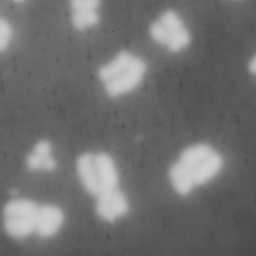
#> input picture assignment 5 - IP/IP5_v2/IP5_v2/chro.bmp, 256 x 256 px, found by its file name
$ jupyter execute 'assignment 5.ipynb'
#> lines starting #> are read from the running program, lines starting #| are printed output that depends on the picture; after the words box and inside, x2 and y2 are one past the last pixel; in counts of white or black regions, pixels touching at a corner belong together; long printed decimals are rounded
# Assignment 5: Analysis and morphology

[cell 1]
import numpy as np
import matplotlib.pyplot as plt
from matplotlib.colors import NoNorm
from PIL import Image
from skimage.filters import threshold_otsu
from skimage.segmentation import clear_border
from skimage.measure import label, regionprops
from scipy.ndimage import binary_fill_holes

### 1. Analysis
#### 1.1. Before the analysis step, it is sometimes necessary to remove some objects where numerical values could be wrong. For example, skimage.segmentation.clear_border permits to remove the disrupting objects that are in the border of the image. Using ‘chro’, how many objects are concerned?

[cell 2]
image_chro = Image.open("C:\\Users\\sofyc\\OneDrive\\Desktop\\UPEC\\Pattern recognition\\assignment 5 - IP\\IP5_v2\\IP5_v2\\chro.bmp").convert('L')
#> image_chro is the input picture: PIL image 256x256 L; min 71, max 210, mean 112.9

#To array
image_array_chro = np.array(image_chro)

#Function for Otsu thresholding
def otsu_method(img):
    otsu_threshold = threshold_otsu(img)
#> otsu_threshold = 139
    #Binarization
    binary_image = (img > otsu_threshold).astype(np.uint8)
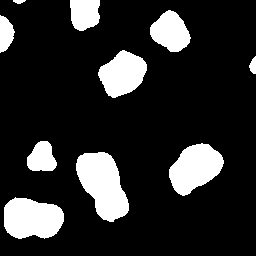
#> binary_image: shape (256, 256); values 0 (black) and 1 (white), 16.7% white; 10 white regions, largest, box (x1, y1, x2, y2) and area: (76, 152, 129, 222) 2380, (4, 197, 64, 239) 1989, (169, 143, 224, 196) 1887
    return binary_image, otsu_threshold

#Binarization
binary_image_chro, otsu_threshold_chro = otsu_method(image_array_chro)
#> otsu_threshold_chro = 139

#Labeling
labeled_image_chro, num_objects_before = label(binary_image_chro, return_num=True)
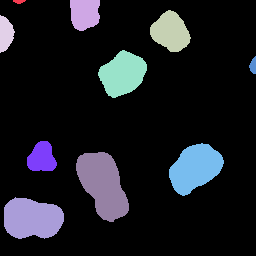
#> labeled_image_chro: shape (256, 256) int64; 11 distinct labels, from 0 to 10; one colour per label, 0 black
#> num_objects_before = 10

#Removing the objects on the label
cleared_image_chro = clear_border(binary_image_chro)
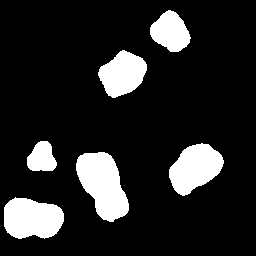
#> cleared_image_chro: shape (256, 256); values 0 (black) and 1 (white), 14.7% white; 6 white regions, box (x1, y1, x2, y2) and area: (76, 152, 129, 222) 2380, (4, 197, 64, 239) 1989, (169, 143, 224, 196) 1887, (98, 50, 147, 98) 1557, (150, 10, 191, 52) 1149, (27, 141, 57, 171) 672
cleared_image_chro, num_objects_after = label(cleared_image_chro, return_num=True)
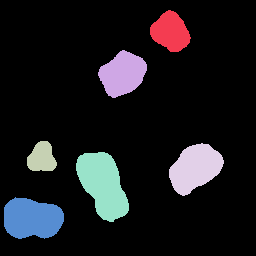
#> cleared_image_chro: shape (256, 256) int64; 7 distinct labels, from 0 to 6; one colour per label, 0 black
#> num_objects_after = 6

#Counting the number of removed objects
objects_removed_chro = num_objects_before - num_objects_after
#> objects_removed_chro = 4

print(f"Number of objects in the original image: {num_objects_before}")
#| Number of objects in the original image: 10
print(f"Number of objects after labeling and cleaning: {num_objects_after}")
#| Number of objects after labeling and cleaning: 6
print(f"Number of removed objects: {objects_removed_chro}")
#| Number of removed objects: 4

[cell 3]
#Plot results
fig, ax = plt.subplots(1, 4, figsize=(20, 15))
ax[0].imshow(image_chro, cmap='gray', norm=NoNorm())
ax[0].set_title("Original chro image.")
ax[0].axis('off')

ax[1].imshow(binary_image_chro, cmap='gray')
ax[1].set_title("Binary chro image.")
ax[1].axis('off')

ax[2].imshow(labeled_image_chro, cmap='nipy_spectral')
ax[2].set_title("Chro image with labeled objects.")
ax[2].axis('off')

ax[3].imshow(cleared_image_chro, cmap='nipy_spectral')
ax[3].set_title("Chro image after labeling and cleaning.")
ax[3].axis('off')

#### 1.2. Using ‘coins’, the aim is to count the number of coins for each class with these specifications:
#### - Class 1: surface between 1500 and 2000 pixels,
#### - Class 2: surface between 2300 and 2800 pixels,
#### No hole inside the objects.

[cell 4]
image_coins = Image.open("C:\\Users\\sofyc\\OneDrive\\Desktop\\UPEC\\Pattern recognition\\assignment 5 - IP\\IP5_v2\\IP5_v2\\coins.bmp").convert('L')
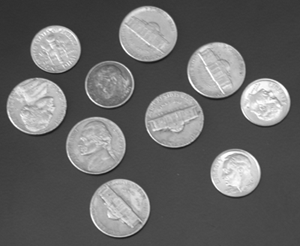
#> input picture assignment 5 - IP/IP5_v2/IP5_v2/coins.bmp, 300 x 246 px, found by its file name
#> image_coins is the input picture: PIL image 300x246 L; min 23, max 255, mean 103

#To array
image_array_coins = np.array(image_coins)

#Binarization
binary_image_coins, otsu_threshold_coins = otsu_method(image_array_coins)
#> in otsu_method (call 2), `otsu_threshold = threshold_otsu(img)`: otsu_threshold = 126
#> in otsu_method (call 2), `binary_image = (img > otsu_threshold).astype(np.uint8)`:
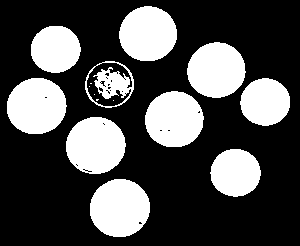
#> binary_image: shape (246, 300); values 0 (black) and 1 (white), 30.2% white; 15 white regions (5 under 20 px), largest, box (x1, y1, x2, y2) and area: (90, 179, 150, 237) 2748, (66, 117, 126, 174) 2667, (7, 78, 67, 134) 2649
#> otsu_threshold_coins = 126

#Removing the internal holes
filled_image_coins = binary_fill_holes(binary_image_coins)
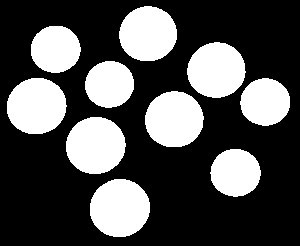
#> filled_image_coins: shape (246, 300) bool; 31.4% white; 10 white regions

#Labeling
L = label(filled_image_coins)
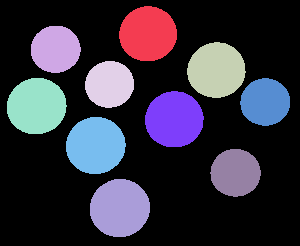
#> L: shape (246, 300) int32; 11 distinct labels, from 0 to 10; one colour per label, 0 black

#Plot results
fig, ax = plt.subplots(1, 4, figsize=(20, 15))
ax[0].imshow(image_coins, cmap='gray', norm=NoNorm())
ax[0].set_title("Original coins image.")
ax[0].axis('off')

ax[1].imshow(binary_image_coins, cmap='gray')
ax[1].set_title("Binary coins image.")
ax[1].axis('off')

ax[2].imshow(filled_image_coins, cmap='gray')
ax[2].set_title("Coins image with filled holes.")
ax[2].axis('off')

ax[3].imshow(L, cmap='gray')
ax[3].set_title("Coins image with labeled objects.")
ax[3].axis('off')

##### 1.2.1. Use STATS = regionprops(L, ‘Area’) to obtain the surface of each connected component.

[cell 5]
#Calculating the properties of the objects
STATS = regionprops(L)
#> STATS = 10 regions; largest, box (x1, y1, x2, y2) and area: (90, 179, 150, 237) 2753, (66, 117, 126, 174) 2680, (7, 78, 67, 134) 2651, (145, 91, 204, 147) 2594, (187, 42, 246, 98) 2544

##### 1.2.2. Convert these data into an array using TAB=[STATS.Area].

[cell 6]
#Converting the areas of a numpy array
TAB = np.array([region.area for region in STATS])
#> TAB = [2510, 1854, 2544, 1810, 2651, 1864, 2594, 2680, 1893, 2753]
print("Array TAB of the areas:", TAB)
#| Array TAB of the areas: [2510. 1854. 2544. 1810. 2651. 1864. 2594. 2680. 1893. 2753.]

##### 1.2.3. With plot(TAB,'Linestyle','none','Marker','*'), could we visually conclude that two classes exist?

[cell 7]
#Plot
plt.plot(TAB, linestyle='none', marker='*')
plt.title('Distribution of the areas of TAB.')
plt.xlabel('Index of the component')
plt.ylabel('Area')
plt.show()
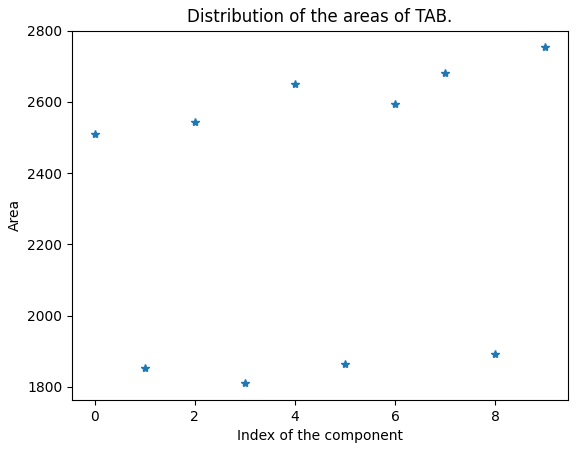
#> figure drawn by matplotlib, 1 panel; curve peaks at x = 9, y = 2753

##### 1.2.4. What about find(TAB >= 1500 & TAB <= 2000)?

[cell 8]
#Finding the indeces of the objets in Class 1
class1_idx = np.where((TAB >= 1500) & (TAB <= 2000))[0]
#> class1_idx = [1, 3, 5, 8]
print("Indeces of the objets in Class 1:", class1_idx)
#| Indeces of the objets in Class 1: [1 3 5 8]

##### 1.2.5. And size(find(TAB >= 1500 & TAB <= 2000),2)?

[cell 9]
#Counting the objects in Class 1
class1_count = np.size(np.where((TAB >= 1500) & (TAB <= 2000))[0])
#> class1_count = 4
print("Number of objects in Class 1:", class1_count)
#| Number of objects in Class 1: 4

##### 1.2.6. Try to automatically compute the number of elements of each class.

[cell 10]
#Counting automatically the coins for each class
class1_count = np.sum((TAB >= 1500) & (TAB <= 2000))
class2_count = np.sum((TAB >= 2300) & (TAB <= 2800))
#> class2_count = 6

print(f"Number of coins in Class 1 (1500-2000 pixels): {class1_count}")
#| Number of coins in Class 1 (1500-2000 pixels): 4
print(f"Number of coins in Class 2 (2300-2800 pixels): {class2_count}")
#| Number of coins in Class 2 (2300-2800 pixels): 6

##### 1.2.7. Assuming that these objects are circular, we try to approximate their radius, using both Perimeter and Area signatures.
##### 1.2.7.1. How to compute these data using one regionprops command?

[cell 11]
#Extracting the areas and the perimeters
areas = np.array([region.area for region in STATS])
#> areas has the same summary as TAB
perimeters = np.array([region.perimeter for region in STATS])
#> perimeters = [184.5, 158.4, 186.2, 156.4, 189.9, 158.6, 187.9, 190.8, 161.2, 192.8]
print("Areas:", areas)
#| Areas: [2510. 1854. 2544. 1810. 2651. 1864. 2594. 2680. 1893. 2753.]
print("Perimeters:", perimeters)
#| Perimeters: [184.510 158.368 186.167 156.368 189.924
#|  158.610 187.924 190.752 161.196 192.752]

##### 1.2.7.2. Try to approximate the radius of each coin using classical functions for a disk: Perimeter = f(R) and Area = g(R)?

##### Formulas for:
- Radius from the Area **A**: $R = \sqrt\frac{A}{\pi}$
- Radius from the Perimeter **P**: $R = \frac{P}{\pi}$

[cell 12]
#Calculating the radius using the formulas
rad_area = np.sqrt(areas / np.pi)
#> rad_area = [28.27, 24.29, 28.46, 24, 29.05, 24.36, 28.73, 29.21, 24.55, 29.6]
rad_perimeter = perimeters / (2 * np.pi)
#> rad_perimeter = [29.37, 25.2, 29.63, 24.89, 30.23, 25.24, 29.91, 30.36, 25.66, 30.68]

#Results
print("Radius calculated from the Area", rad_area)
#| Radius calculated from the Area [28.266 24.293 28.457 24.003 29.049 24.358
#|  28.735 29.207 24.547 29.602]
print("Radius calculated from the Perimeter:", rad_perimeter)
#| Radius calculated from the Perimeter: [29.366 25.205  29.629 24.887 30.227 25.244
#|  29.909 30.359 25.655 30.677]
